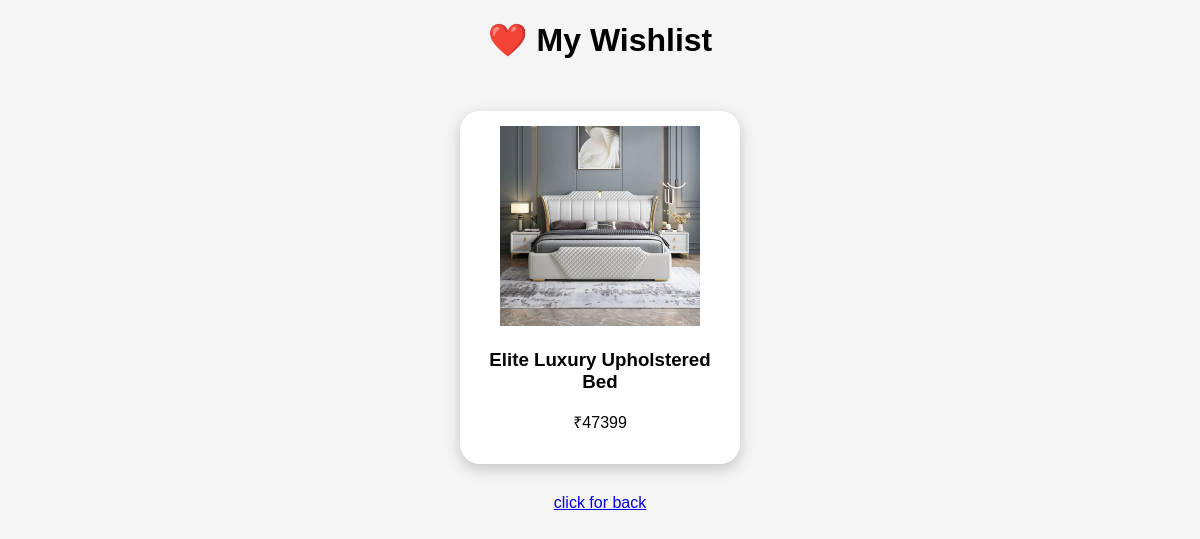
The app's page /wishlist/ with its own data.
### store/models.py (models this page shows, shortened)
class Wishlist(models.Model):
    product = models.ForeignKey(
        Product,
        on_delete=models.CASCADE
    )

class Product(models.Model):
    name = models.CharField(
        max_length=100
    )
    price = models.IntegerField()
    description = models.TextField()
    image = models.ImageField(
        upload_to='products/'
    )
    category = models.CharField(
        max_length=50,
        default="Furniture"
    )
    material = models.CharField(
        max_length=100,
        default="Wood"
    )
    dimensions = models.CharField(
        max_length=100,
        default="Standard Size"
    )

### store/views.py (the view)
# urls.py: path('wishlist/', views.wishlist, name='wishlist'),
def wishlist(request):
    items=Wishlist.objects.all()
    return render(
        request,
        'wishlist.html',
        {
            'items':items
        }
    )

### store/templates/wishlist.html (shortened to what this page needs)
<!DOCTYPE html>
<html>
<head>
</head>
<body>
<h1>❤️ My Wishlist</h1>
<div class="container">
{% for item in items %}
<div class="card">
<img src="{{ item.product.image.url }}">
<h3>
{{ item.product.name }}
</h3>
<p>
₹{{ item.product.price }}
</p>
</div>
{% empty %}
<h2>No Wishlist Items</h2>
{% endfor %}
</div>
 <a href="/">click for back</a>
</body>
</html>

### store/templates/wishlist.html (style rules this page uses)
body { font-family:Arial; background:#f5f5f5; text-align:center; }
.container { display:flex; flex-wrap:wrap; justify-content:center; gap:20px; padding:30px; }
.card { background:white; width:250px; padding:15px; border-radius:20px; box-shadow:0 5px 15px rgba(0,0,0,.2); }
img { width:100%; height:200px; object-fit:contain; }

### records on screen
Wishlist: product.image (picture), product.name "Elite Luxury Upholstered Bed", product.price "47399"
